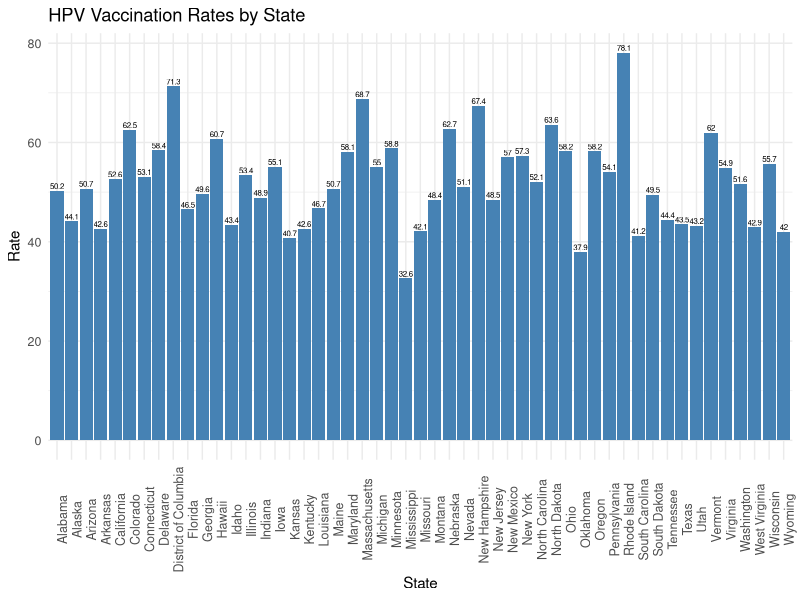
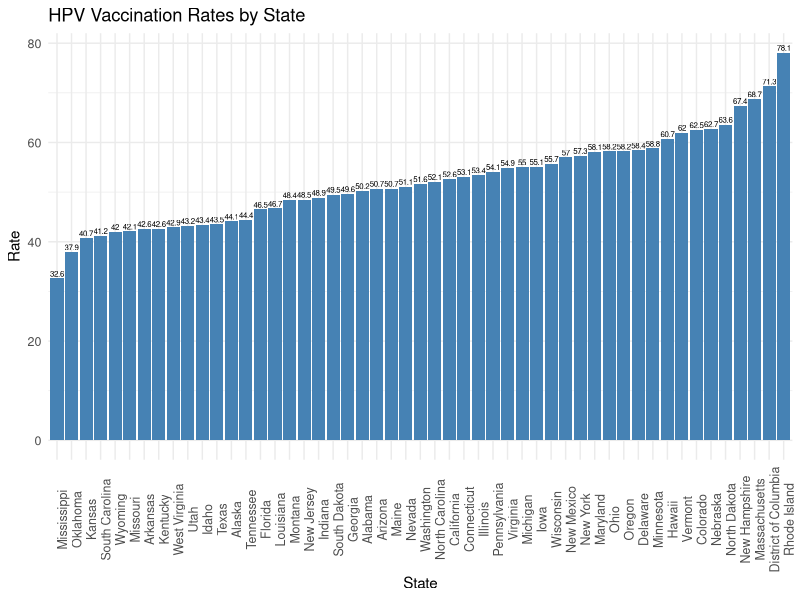
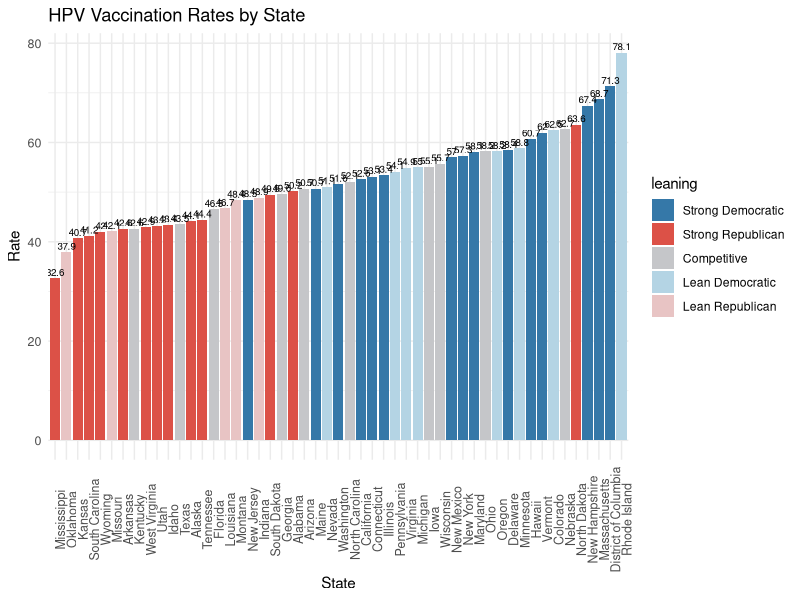
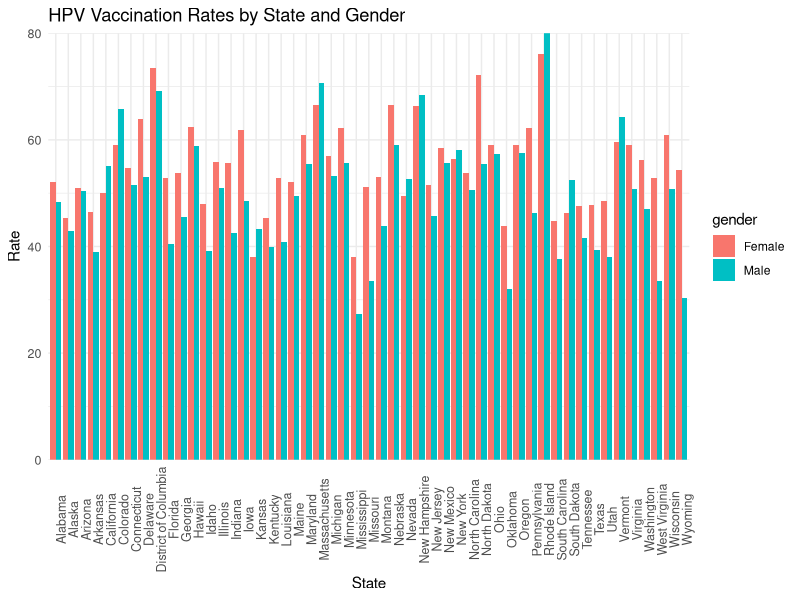
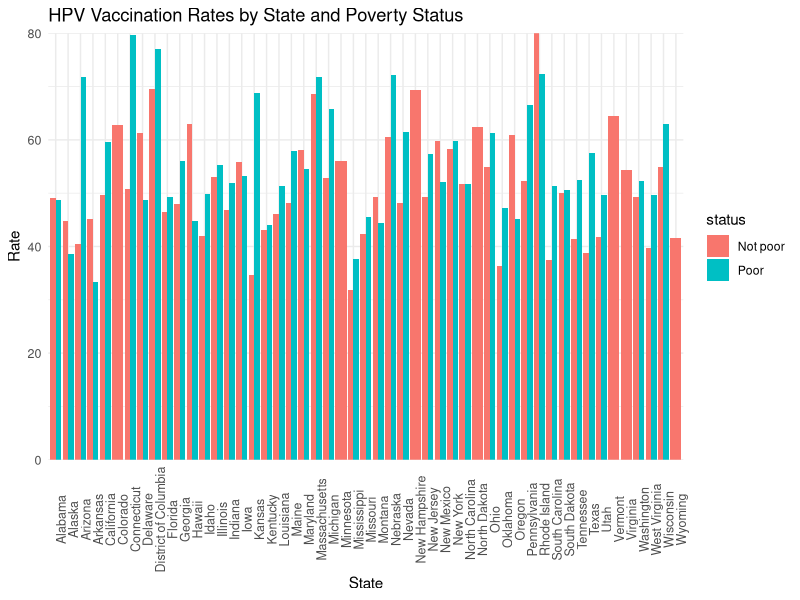

Write R code to recreate these figures, in order.
## ---- chunk 1
knitr::opts_chunk$set(echo = TRUE)
## ---- chunk 2
library(tidyverse)
library(tidyr)

# any other libraries you want to load
## ---- chunk 3
## If you wanted to read in the full data set and name the columns in a useful way:
## for each rate, you want two columns: 2018 and SAMPLE SIZE
## you need to pull these columns, and then rename them in a useful way
## Right now, they have names like 2018, 2018_1, 2018_2...2018_35 and SAMPLE SIZE, SAMPLE SIZE_1, ... SAMPLE SIZE_35
HPV_data <- read_csv("HPV_CONDENSED.csv", skip=2)

HPV_rates <- HPV_data %>% select("Names", matches("2018"))
HPV_size <- HPV_data %>% select("Names", matches("SAMPLE SIZE"))


## from this, you can see that there are 12 different groupings of the variables Age, Poverty, Race/Ethnicity and Urbanicity: by Males and Females, Females alone, and Males alone
HPV_head1<- read_csv("HPV_CONDENSED.csv", n_max=1, col_names=FALSE)
# HPV_head1<-HPV_head1[1,][!is.na(HPV_head1[1,])]
HPV_head1 <- HPV_head1[,colSums(is.na(HPV_head1))<nrow(HPV_head1)]
## For example, you can get the first pieces using:
paste(rep(c("MF", "F", "M"), each=4), gsub(".*\\ ", "", HPV_head1), sep=".")

## from this, you can see that there are 36 total gender/variable groups
HPV_head2<- read_csv("HPV_CONDENSED.csv", skip=1, n_max=1, col_names=FALSE)
# HPV_head2<-HPV_head2[1,][!is.na(HPV_head2[1,])]
HPV_head2 <- HPV_head2[,colSums(is.na(HPV_head2))<nrow(HPV_head2)]

# remove spaces
gsub("\\ ", "", HPV_head2)

## create column names
## we want to appropriately replace column names to get, for example: MF.Age.13-17Years.Rate, MF.Poverty.AtOrAbove.Rate, MF.Poverty.Below....

colnames(HPV_rates)<- c("state", paste(rep(paste(rep(c("MF", "F", "M"), each=4), gsub(".*\\ ", "", HPV_head1), sep="."), times=rep(c(1,3,5,3), times=3)), gsub("\\ ", "", HPV_head2), "Rate", sep="."))

colnames(HPV_size)<- c("state", paste(rep(paste(rep(c("MF", "F", "M"), each=4), gsub(".*\\ ", "", HPV_head1), sep="."), times=rep(c(1,3,5,3), times=3)), gsub("\\ ", "", HPV_head2), "SampleSize", sep="."))

HPV_data <- HPV_rates %>% left_join(HPV_size)

## ---- chunk 4
## MAT: here is another version of the code to just pull the 13-17 M/F results. You will want the sample size for modeling.


HPV_data = HPV_data[-c(52,53,54,55),]
# HPV_data<- HPV_data %>% select(state=Names, MF.Age.13to17Years.Rate = `2018`, MF.Age.13to17Years.SampleSize=`SAMPLE SIZE`)
# HPV_data <- HPV_data %>% mutate(state=toupper(state))


politics_data <- read_csv("leanings detailed.csv", col_names=FALSE)
politics_data <- politics_data %>% select(state=X1, leaning=X3, demAdv=X2) 

HPV_data <- HPV_data %>% left_join(politics_data, by="state")

## ---- chunk 5
MFagePlot <- ggplot(HPV_data, aes(x=state, y=`MF.Age.13-17Years.Rate`)) +
  geom_bar(stat="identity",  fill="steelblue") +
  theme_minimal() + 
  geom_text(aes(label=`MF.Age.13-17Years.Rate`), vjust=-0.3, size=2) + 
  theme(axis.text.x = element_text(size=9, angle=90),
        axis.text.y = element_text(size=9)) +
  labs(title = "HPV Vaccination Rates by State", x = "State", y = "Rate") 

MFagePlot
## ---- chunk 6
HPV_data$stateSort <- factor(HPV_data$state, levels = HPV_data$state[order(HPV_data$`MF.Age.13-17Years.Rate`)])

# palette
pal <- c(
  "Strong Democratic" = "#3578A8", #3449eb
  "Strong Republican" = "#DC5147", #eb3434
  "Competitive" = "#c5c6c9",
  "Lean Democratic" = "#B4D4E4", #7abafa
  "Lean Republican" = "#E8C4C4" #fa7a83
)

MFsortedPlot <- ggplot(HPV_data, aes(x=stateSort, y=`MF.Age.13-17Years.Rate`)) +
  geom_bar(stat="identity",  fill="steelblue") +
  theme_minimal() + 
  geom_text(aes(label=`MF.Age.13-17Years.Rate`), vjust=-0.3, size=2) + 
  theme(axis.text.x = element_text(size=9, angle=90),
        axis.text.y = element_text(size=9)) +
  labs(title = "HPV Vaccination Rates by State", x = "State", y = "Rate") + 
  scale_fill_manual(
    values = pal,
    limits = names(pal)
  )

MFsortedPoliticsPlot <- ggplot(HPV_data, aes(x=stateSort, y=`MF.Age.13-17Years.Rate`, fill=leaning)) +
  geom_bar(stat="identity") +
  theme_minimal() + 
  geom_text(aes(label=`MF.Age.13-17Years.Rate`), vjust=-0.3, size=2.5) + 
  theme(axis.text.x = element_text(size=9, angle=90),
        axis.text.y = element_text(size=9)) +
  labs(title = "HPV Vaccination Rates by State", x = "State", y = "Rate") + 
  scale_fill_manual(
    values = pal,
    limits = names(pal)
  )

MFsortedPlot
MFsortedPoliticsPlot
## ---- chunk 7
# male rates()
male <- HPV_data %>%
  transmute(state, 
            rate = `M.Age.13-17Years.Rate`, 
            gender = "Male")
# female rates
female <- HPV_data %>%
  transmute(state, 
            rate = `F.Age.13-17Years.Rate`, 
            gender = "Female") 
gender_rates <- rbind(male, female)

# HPV_data %>%
#   count(`F.Age.13-17Years.Rate`,`M.Age.13-17Years.Rate`) %>%
#   group_by() %>%
#   mutate(prop = n/sum(n), N=sum(n)) %>%
#   ungroup()

genderPlot <- ggplot(gender_rates) + 
  geom_bar(aes(x=state, y=rate, fill=gender), stat="identity", position="dodge") +
  theme_minimal() + 
  theme(axis.text.x = element_text(size=9, angle=90),
        axis.text.y = element_text(size=9)) +
  labs(title = "HPV Vaccination Rates by State and Gender", x = "State", y = "Rate") +
  scale_y_continuous("Rate", expand = c(0, 0)) +
  scale_x_discrete("State") 
  # scale_fill_manual(values = c("#468189", "#9DBEBB"))

genderPlot
## ---- chunk 8
# above poverty rates()
notPoor <- HPV_data %>%
  transmute(state, 
            rate = `MF.Poverty.LivingAtorAbovePoverty.Rate`, 
            status = "Not poor")
# below poverty rates
poor <- HPV_data %>%
  transmute(state, 
            rate = `MF.Poverty.LivingBelowPoverty.Rate`, 
            status = "Poor") 
poverty_rates <- rbind(notPoor, poor)


# select only states with complete data
poverty_rates <- drop_na(poverty_rates)

# HPV_data %>%
#   count(`F.Age.13-17Years.Rate`,`M.Age.13-17Years.Rate`) %>%
#   group_by() %>%
#   mutate(prop = n/sum(n), N=sum(n)) %>%
#   ungroup()

povertyPlot <- ggplot(poverty_rates) + 
  geom_bar(aes(x=state, y=rate, fill=status), stat="identity", position="dodge") +
  theme_minimal() + 
  theme(axis.text.x = element_text(size=9, angle=90),
        axis.text.y = element_text(size=9)) +
  labs(title = "HPV Vaccination Rates by State and Poverty Status", x = "State", y = "Rate") +
  scale_y_continuous("Rate", expand = c(0, 0)) +
  scale_x_discrete("State") 
  # scale_fill_manual(values = c("#468189", "#9DBEBB"))

povertyPlot
## ---- chunk 9
HPV_data <- HPV_data %>% mutate(numMF = `MF.Age.13-17Years.Rate`*`MF.Age.13-17Years.SampleSize`)
HPV_data <- HPV_data %>% mutate(numF = `F.Age.13-17Years.Rate`*`F.Age.13-17Years.SampleSize`)

model_1 = glm(numMF ~ numF, data=HPV_data, offset=log(`MF.Age.13-17Years.SampleSize`), family=poisson(link="log"))
summary(model_1)

exp(model_1$coefficients)
exp(confint.default(model_1))

